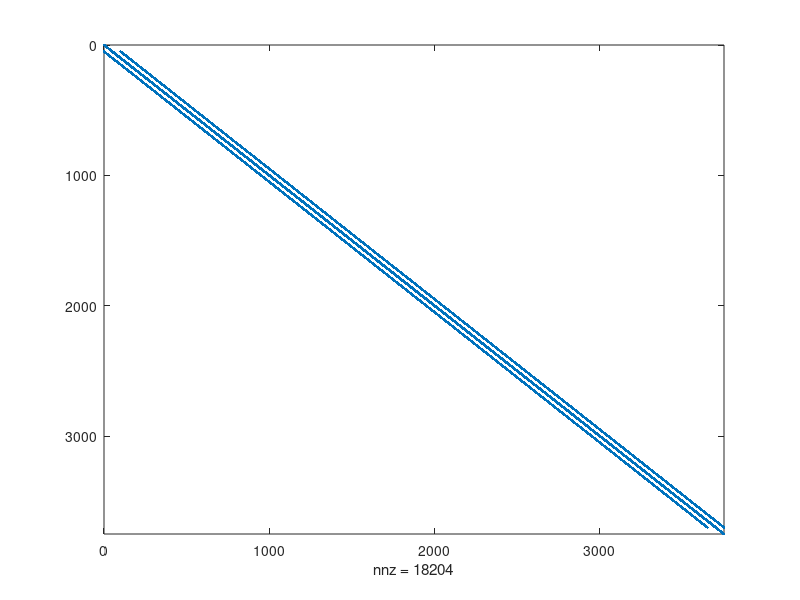
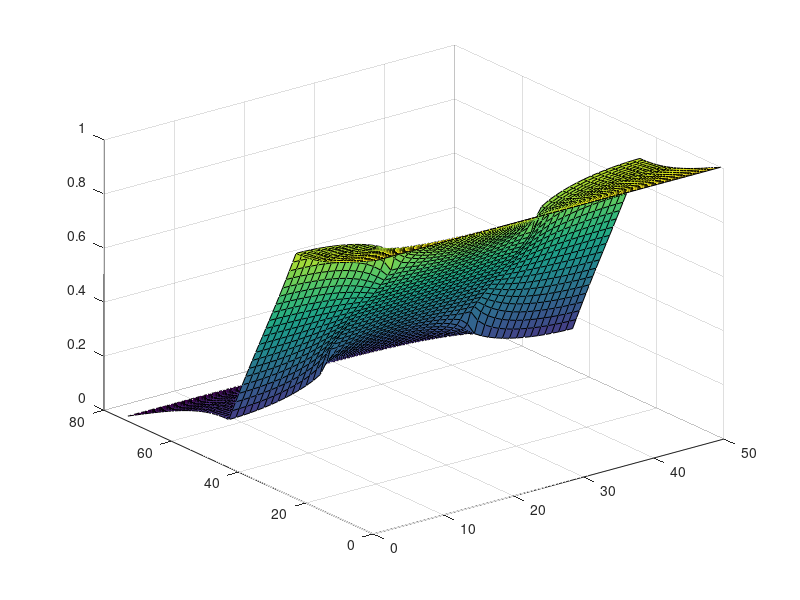
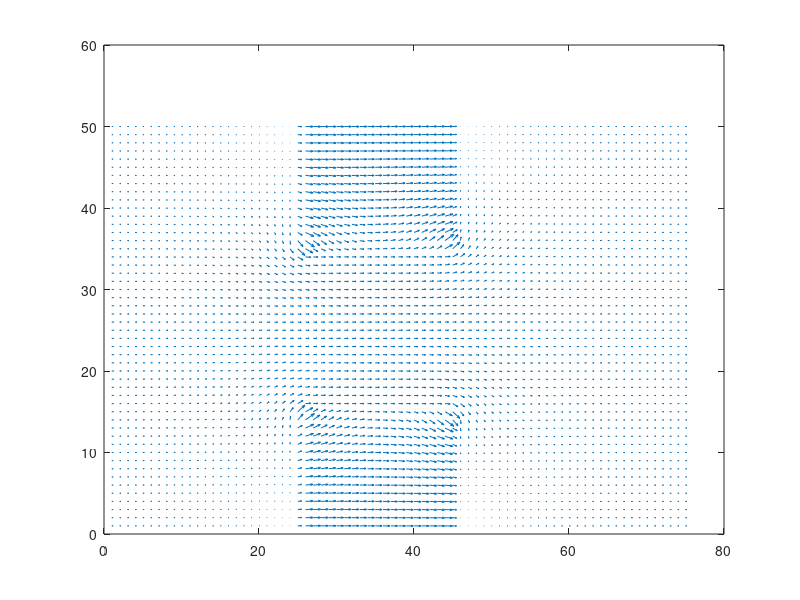

Write MATLAB code to recreate these figures, in order.
%I tried 
nx = 75; % # of colums
ny = 50; % # of rows
G = sparse(nx*ny,ny*nx);
F = zeros(nx*ny,1);

% Add bottleneck 
boxCond = 0.001;
Carea = ones(nx,ny); %set conduction area to 1
%Box dimensions 
xBox = 25; 
yBox = 15; 
% In area, place boxes with new conduction
Carea(nx/2 - xBox/2:nx/2 + yBox/2,1:yBox) = boxCond; %Bottom Box 
Carea(nx/2 - xBox/2:nx/2 + yBox/2,ny-yBox:ny) = boxCond; %Top Box


for i = 1:nx
    for j = 1:ny
        n = j + (i-1) * ny;     % middle
        nxm = j + (i-2) * ny;   % right
        nxp = j + i * ny;       % left
        nym = j-1 + (i-1) * ny; % top
        nyp = j+1 + (i-1) * ny; % down
        if i == 1 %Left Boundary V=Vo
            G(n,n) = 1;
            F(n,1) = 1;
        elseif i == nx %Right Boundary V=Vo
            G(n,n) = 1;
        elseif j == 1 %Bottom Boundary (Free)
            bxm = (Carea(i,j) + Carea(i-1,j)) / 2;
            bxp = (Carea(i,j) + Carea(i+1,j)) / 2;
            byp = (Carea(i,j) + Carea(i,j+1)) / 2;

            G(n,n) = -(bxm + bxp + byp);
            G(n,nxm) = bxm;
            G(n,nxp) = bxp;
            G(n,nyp) = byp;
        elseif j == ny %Top Boundary (Free)
            bxm = (Carea(i,j) + Carea(i-1,j)) / 2;
            bxp = (Carea(i,j) + Carea(i+1,j)) / 2;
            bym = (Carea(i,j) + Carea(i,j-1)) / 2;

            G(n,n) = -(bxm + bxp + bym);
            G(n,nxm) = bxm;
            G(n,nxp) = bxp;
            G(n,nym) = bym;
        else %Middle
            bxm = (Carea(i,j) + Carea(i-1,j)) / 2;
            bxp = (Carea(i,j) + Carea(i+1,j)) / 2;
            byp = (Carea(i,j) + Carea(i,j+1)) / 2;
            bym = (Carea(i,j) + Carea(i,j-1)) / 2;
            
            G(n,n) = -(bxm + bxp + bym + byp);
            G(n,nxm) = bxm;
            G(n,nxp) = bxp;
            G(n,nym) = bym;
            G(n,nyp) = byp;
        end
    end
end

figure('name', 'G Matrix')
spy(G);

V = G\F;
Vmap = reshape(V, [ny, nx]); % Reshaping Vector to a matrix
figure('name', 'Solution')
surf(Vmap');

figure('name', 'Quiver')
[Ex,Ey] = gradient(Vmap);
quiver(-Ex,-Ey,1);